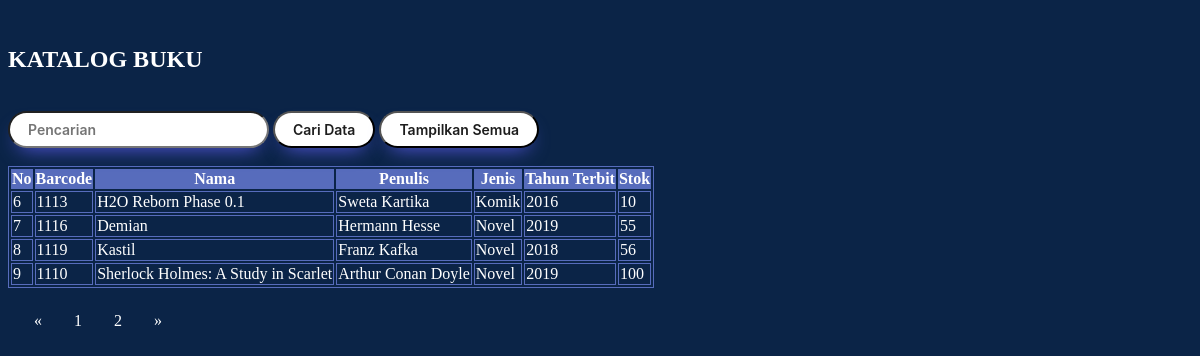
Screenshot of /katalog.php?halaman=2 with the database file from the repository.
### tables this page shows
CREATE TABLE `buku` (
  `No` int(15) NOT NULL AUTO_INCREMENT,
  `Barcode` varchar(15) NOT NULL,
  `Nama` text NOT NULL,
  `Penulis` text NOT NULL,
  `Jenis` varchar(15) NOT NULL DEFAULT '',
  `Tahun` varchar(15) NOT NULL DEFAULT '',
  `Stok` varchar(15) NOT NULL DEFAULT '',
  PRIMARY KEY (`No`,`Barcode`),
  KEY `Barcode` (`Barcode`)
);

### katalog.php (the view, shortened to what this page needs)
<!DOCTYPE html>
<html>
	<head>
	</head>
<body>
<br>
<?php
require_once'koneksi.php';
$no = 1;
?>
<?php
	$batas = 5;
	$halaman = isset($_GET['halaman'])?(int)$_GET['halaman'] : 1;
	$halaman_awal = ($halaman>1) ? ($halaman * $batas) - $batas : 0;
	$previous = $halaman - 1;
	$next = $halaman + 1;
	$data = mysqli_query($db,"select * from buku");
	$jumlah_data = mysqli_num_rows($data);
	$total_halaman = ceil($jumlah_data / $batas);
	$data_buku = mysqli_query($db,"select * from buku limit $halaman_awal, $batas");
?>
<h2><font color="white">KATALOG BUKU</font></h2>
<br>
	<form method="post">
		<input type="text" name="nt" placeholder="Pencarian">
		<input type="submit" name="submit" value="Cari Data">
		<input type="button" onclick="location.href='lihat_data.php';" value="Tampilkan Semua"
		<input type="button" onclick="location.href='form-peminjaman.php';" value="Kembali"
	</form>
<br/>
<br/>
<div class = "container">
	<table class="table table-bordered">
		<thead class="thead-dark">
			<tr>
				<th>No</th>
				<th>Barcode</th>
				<th>Nama</th>
				<th>Penulis</th>
				<th>Jenis</th>
				<th>Tahun Terbit</th>
				<th>Stok</th>
			</tr>
		</thead>
		<tbody>
			<?php
			if (isset($_POST['submit'])) {
			$cari = $_POST['nt'];
			$query2 = "SELECT * FROM buku WHERE barcode LIKE '%$cari%' OR nama LIKE '%$cari%' OR penulis LIKE '%$cari%' OR jenis LIKE '%$cari%' OR tahun LIKE '%$cari%' OR stok LIKE '%$cari%'";
			$sql = mysqli_query($db, $query2);
			$jumlah_hasil = mysqli_num_rows($sql);
				if ($jumlah_hasil > 0) {
					while ($r = mysqli_fetch_array($sql)) {
					?>
						<script language="JavaScript">
							alert('Data ditemukan!');
						</script>
						<tr>
							<td><?php echo $no++ ?></td>
							<td><?php echo $r['Barcode']; ?></td>
							<td><?php echo $r['Nama']; ?></td>
							<td><?php echo $r['Penulis']; ?></td>
							<td><?php echo $r['Jenis']; ?></td>
							<td><?php echo $r['Tahun']; ?></td>
							<td><?php echo $r['Stok']; ?></td>
						</tr>
					<?php
					}
				} else {
					?>
						<script language="JavaScript">
							alert('Data tidak ditemukan!');
						</script>
					<?php
				}
		} else {
				while ($d = mysqli_fetch_array($data_buku)) {
					?>
					<tr>
						<td><?php echo $d['No']; ?></td>
						<td><?php echo $d['Barcode']; ?></td>
						<td><?php echo $d['Nama']; ?></td>
						<td><?php echo $d['Penulis']; ?></td>
						<td><?php echo $d['Jenis']; ?></td>
						<td><?php echo $d['Tahun']; ?></td>
						<td><?php echo $d['Stok']; ?></td>
					</tr>
					<?php
				}
			}
			?>
	</tbody>
	</table>
		<nav>
			<ul class="pagination justify-content-center">
					<a class="page-link" <?php if($halaman > 1){ echo "href='?halaman=$previous'"; } ?>>&laquo;</a>
				<?php
				for($x=1;$x<=$total_halaman;$x++){
					?>
					<a class="page-link" href="?halaman=<?php echo $x ?>"><?php echo $x; ?></a>
					<?php
				}
				?>
					<a  class="page-link" <?php if($halaman < $total_halaman) { echo "href='?halaman=$next'"; } ?>>&raquo</a>
			</ul>
		</nav>
</div>
<br>
</body>
</html>

### katalog.php (style rules this page uses)
body { background-color: #0B2447; }
table,tr,td { color: #FFFFFF; border: 1px solid; border-color:#576CBC; }
thead { background-color: #576CBC; }
input { background: #FFFFFF; border-radius: 999px; box-shadow: #5E5DF0 0 10px 20px -10px; box-sizing: border-box; color: #1d1d1d; font-family: Inter,Helvetica; font-size: 14px; font-weight: 600; padding: 8px 18px; }
.pagination { display: inline-block; padding:0px 10px; }
.pagination a { color: #FFFFFF; float: left; padding: 8px 16px; text-decoration: none; }
a { text-decoration: none; color: white; }

### rows the page displays
buku: No "6", Barcode "1113", Nama "H2O Reborn Phase 0.1", Penulis "Sweta Kartika", Jenis "Komik", Tahun "2016", Stok "10"
buku: No "7", Barcode "1116", Nama "Demian", Penulis "Hermann Hesse", Jenis "Novel", Tahun "2019", Stok "55"
buku: No "8", Barcode "1119", Nama "Kastil", Penulis "Franz Kafka", Jenis "Novel", Tahun "2018", Stok "56"
buku: No "9", Barcode "1110", Nama "Sherlock Holmes: A Study in Scarlet", Penulis "Arthur Conan Doyle", Jenis "Novel", Tahun "2019", Stok "100"
